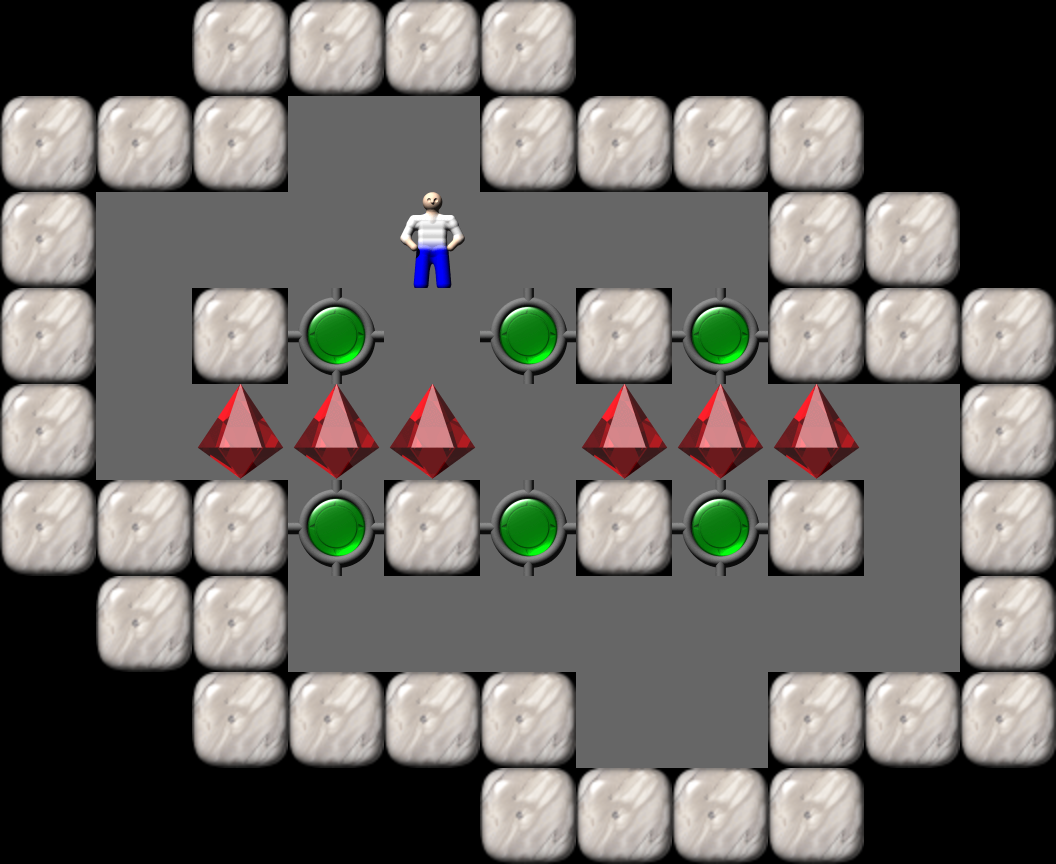

This game map was drawn from its Tiled (.tmx) file and the tilesets committed beside it. A one-line description and the trimmed map source follow:
An orthogonal 11x9 tile map with 96x96 px tiles, 1 tile layer (Tile Layer 1).

<map version="1.0" orientation="orthogonal" width="11" height="9" tilewidth="96" tileheight="96">
  <properties>
    <property name="Title" value="10" />
  </properties>
  <tileset source="Sokoban.tsx" firstgid="1" />
  <layer name="Tile Layer 1" width="11" height="9">
    <data>[99 cells, 99 non-empty, 6 distinct tile ids]</data>
  </layer>
</map>
